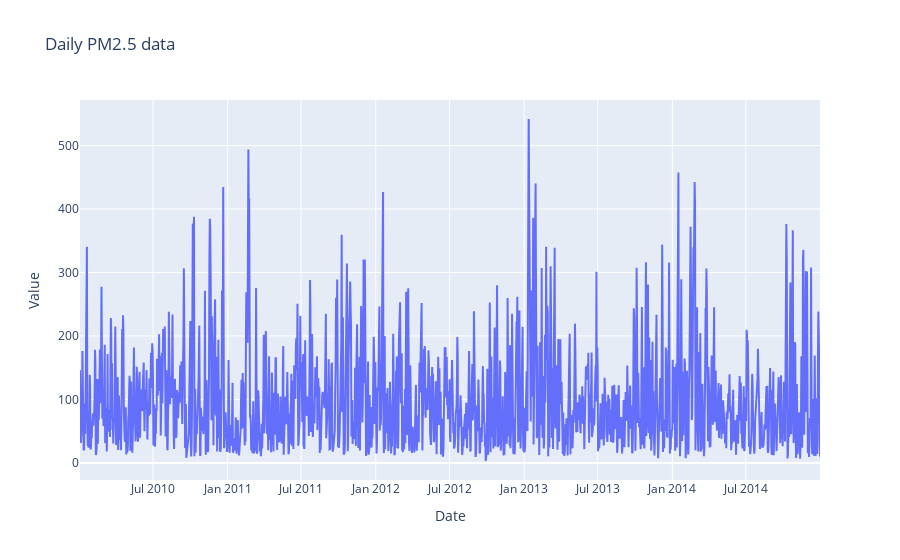

The cell this chart's notebook holds for it:
### Markdown cell above
Our new dataset has changed meaning a little bit:
- Now the cumulative variables are max values within that day: max wind speed [Iws], lenght of longest snow [Is], length of longest rain [Ir]
- Mean values of the rest of variables

### Code cell
# Daily Averages and Max of the cumulative
cumulative_cols = ['Iws', 'Is', 'Ir']

# Calculating daily averages
df_daily = df_eda.drop(cumulative_cols, axis=1).resample('D').mean()

# Resample the cumulative columns to daily frequency, aggregating with max
df_daily_cumulative = df_eda[cumulative_cols].resample('D').max()

# Combine the two dataframes
df_daily = pd.concat([df_daily, df_daily_cumulative], axis=1).dropna()


# Plotting daily averages
fig = go.Figure(data=go.Scatter(x=df_daily.index, y=df_daily['pm2.5']))
fig.update_layout(title='Daily PM2.5 data', xaxis_title='Date', yaxis_title='Value')
fig.show()

### Figure 1 — Plotly figure (JSON) as saved in the notebook; plotly's stock layout.template omitted (floating-point values rounded to 4 significant figures; data arrays with more than 128 entries replaced by an {"elided": "..."} marker saying what was removed)
{"data": [{"type": "scatter", "x": {"elided": "1825 str values"}, "y": {"elided": "1825 float values"}}], "layout": {"title": {"text": "Daily PM2.5 data"}, "xaxis": {"title": {"text": "Date"}}, "yaxis": {"title": {"text": "Value"}}}}
